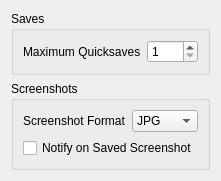
     <widget class="QWidget" name="Miscellaneous">
      <attribute name="title">
       <string>Miscellaneous</string>
      </attribute>
      <layout class="QVBoxLayout" name="scrollAreaVerticalLayout">
       <item>
        <widget class="QGroupBox" name="savesGroup">
         <property name="title">
          <string>Saves</string>
         </property>
         <layout class="QVBoxLayout" name="savesGroupVerticalLayout">
          <item>
           <layout class="QHBoxLayout" name="maximumQuicksavesLayout">
            <item>
             <widget class="QLabel" name="maximumQuicksavesLabel">
              <property name="text">
               <string>Maximum Quicksaves</string>
              </property>
             </widget>
            </item>
            <item>
             <widget class="QSpinBox" name="maximumQuicksavesComboBox">
              <property name="minimum">
               <number>1</number>
              </property>
             </widget>
            </item>
           </layout>
          </item>
         </layout>
        </widget>
       </item>
       <item>
        <widget class="QGroupBox" name="screenshotsGroup">
         <property name="title">
          <string>Screenshots</string>
         </property>
         <layout class="QVBoxLayout" name="otherGroupVerticalLayout">
          <item>
           <layout class="QHBoxLayout" name="screenshotFormatLayout">
            <item>
             <widget class="QLabel" name="screenshotFormatLabel">
              <property name="text">
               <string>Screenshot Format</string>
              </property>
             </widget>
            </item>
            <item>
             <widget class="QComboBox" name="screenshotFormatComboBox">
              <item>
               <property name="text">
                <string>JPG</string>
               </property>
              </item>
              <item>
               <property name="text">
                <string>PNG</string>
               </property>
              </item>
              <item>
               <property name="text">
                <string>TGA</string>
               </property>
              </item>
             </widget>
            </item>
           </layout>
          </item>
          <item>
           <widget class="QCheckBox" name="notifyOnSavedScreenshotCheckBox">
            <property name="text">
             <string>Notify on Saved Screenshot</string>
            </property>
           </widget>
          </item>
         </layout>
        </widget>
       </item>
       <item>
        <spacer>
         <property name="orientation">
          <enum>Qt::Vertical</enum>
         </property>
         <property name="sizeHint" stdset="0">
          <size>
           <width>0</width>
           <height>0</height>
          </size>
         </property>
        </spacer>
       </item>
      </layout>
     </widget>
